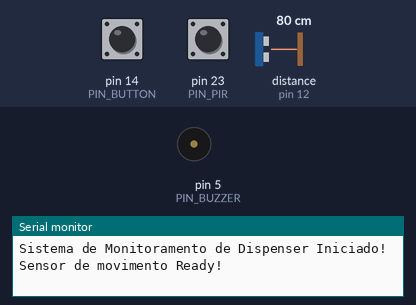
A sketch run on a simulated Arduino Mega 2560, built with avr-gcc and run on an emulated ATmega2560. Parts: buzzer (waves = sounding, pin HIGH), the last lines printed to the serial monitor. Wiring (inferred from the names in the program): ultrasonic range finder: trigger pin 13; echo pin 12. The inputs (shaded band) are chosen by the test bench; at power-on: distance to the obstacle (sensor on pin 12) 80 cm, pin 14 (PIN_BUTTON) HIGH, pin 23 (PIN_PIR) LOW. The echo pulse lasts 58.3 µs per cm; pins used as bus, display or sensor lines are not drawn.

Above: at 1.2 s.
1.3 s: distance to the obstacle (sensor on pin 12) set to 2 cm
2.9 s: pin 14 (PIN_BUTTON) pulled LOW for 0.15 s
At 3.09 s:
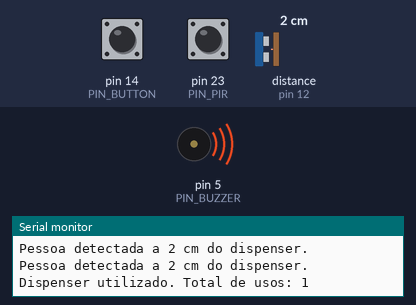
4.6 s: pin 23 (PIN_PIR) driven HIGH
6.2 s: pin 14 (PIN_BUTTON) pulled LOW for 3.2 s
At 10.7 s:
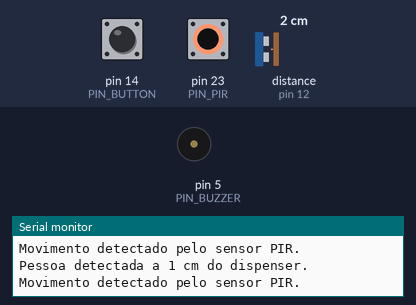
11.0 s: pin 23 (PIN_PIR) pulsed LOW 2 times (0.12 s each, 0.3 s apart)
14.6 s: distance to the obstacle (sensor on pin 12) set to 4 cm
Timing chart, 0 to 17.6 s (numbered marks = the images above; inputs shaded):
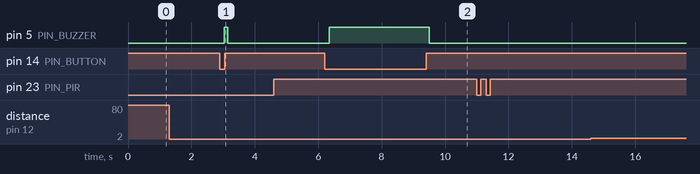

Measured:
- after the input at 2.9 s, pin 5 (PIN_BUZZER): LOW → HIGH after 0.14 s, → LOW 0.11 s later
- after the input at 6.2 s, pin 5 (PIN_BUZZER): LOW → HIGH after 0.14 s, → LOW 3.2 s later

The sketch:

arduino.ino
```cpp
const int PIN_BUZZER = 5;
const int PIN_PIR = 23;
const int PIN_BUTTON = 14;
const int PIN_TRIGGER = 13;
const int PIN_ECHO = 12;

int contador = 0;
long duration;
int distancia;
bool buttonState = HIGH; // Estado anterior do botão
bool pirState = LOW;     // Estado anterior do PIR

void setup() {
  Serial.begin(115200); // Comunicação serial
  pinMode(PIN_BUZZER, OUTPUT);
  pinMode(PIN_PIR, INPUT);
  pinMode(PIN_BUTTON, INPUT_PULLUP);
  pinMode(PIN_TRIGGER, OUTPUT);
  pinMode(PIN_ECHO, INPUT);

  Serial.println("Sistema de Monitoramento de Dispenser Iniciado!");
  Serial.println("Sensor de movimento Ready!");
}

void loop() {
  // Medição de distância com sensor ultrassônico
  digitalWrite(PIN_TRIGGER, LOW);
  delayMicroseconds(2);
  digitalWrite(PIN_TRIGGER, HIGH);
  delayMicroseconds(10);
  digitalWrite(PIN_TRIGGER, LOW);

  duration = pulseIn(PIN_ECHO, HIGH);
  distancia = duration * 0.034 / 2; // Conversão para centímetros

  if (distancia > 0 && distancia <= 20) {
    Serial.print("Pessoa detectada a ");
    Serial.print(distancia);
    Serial.println(" cm do dispenser.");

    // Verifica se há movimento detectado pelo PIR
    pirState = digitalRead(PIN_PIR);
    if (pirState == HIGH) {
      Serial.println("Movimento detectado pelo sensor PIR.");
    }

    // Verifica se o botão foi pressionado
    if (digitalRead(PIN_BUTTON) == LOW && buttonState == HIGH) {
      delay(50); // Debounce
      buttonState = LOW; // Atualiza o estado do botão
      contador++;
      digitalWrite(PIN_BUZZER, HIGH); // Ativa o buzzer
      Serial.print("Dispenser utilizado. Total de usos: ");
      Serial.println(contador);

      // Aguarda o botão ser liberado
      while (digitalRead(PIN_BUTTON) == LOW);
    } else if (digitalRead(PIN_BUTTON) == HIGH) {
      buttonState = HIGH; // Atualiza o estado do botão
      digitalWrite(PIN_BUZZER, LOW); // Desativa o buzzer
    }
  }

  delay(100); // Aguarda antes da próxima leitura
}
```
